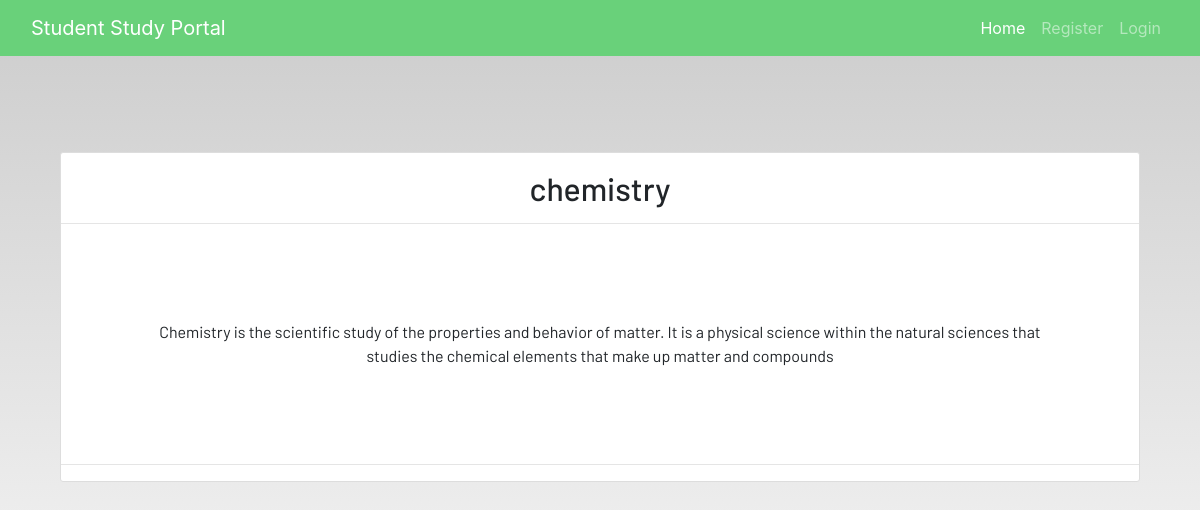
/notes_detail/2, run on the app's committed database.
### dashboard/models.py (models this page shows)
class Notes(models.Model):
    user = models.ForeignKey(User,on_delete = models.CASCADE)
    title = models.CharField(max_length=200)
    description=models.TextField()
    class Meta:
        verbose_name = "notes"
        verbose_name_plural = "notes"

### dashboard/views.py (the view)
class NotesDetailView(generic.DetailView):
    model = Notes

### dashboard/templates/dashboard/notes_detail.html
{% extends 'dashboard/base.html' %}
{% load static %}
{% block content %}
<section class='text-center container'>
    <div class="container">
        <div class="content-section p-0 mt-5">
            <div class="m-3">
                <h2>{{notes.title}}</h2>
            </div>
            <hr class="p-0 m-0">
            <p class="description m-5 p-5">
                {{notes.description}}
            </p>
            <hr>
        </div>
    </div>
</section>
{% endblock content %}

### static/css/main.css (style rules this page uses)
html { scroll-behavior: smooth; height: 100%; width: 100%; }
html, body { max-width: 100%; overflow-x: hidden; height: 100%; width: 100%; }
body { background: linear-gradient(rgba(0, 0, 0, 0.2), rgba(255, 255, 255, 0.5)); overflow-x: hidden; background-repeat: no-repeat; }
.content-section { background: #ffffff; padding: 10px 20px; border: 1px solid #dddddd; border-radius: 3px; margin-bottom: 20px; }

### data on the page
Notes: title "chemistry", description "Chemistry is the scientific study of the properties and behavior of matter. It is a physical science within the natural sciences that studies the chemical elements that make up matter and compounds"
